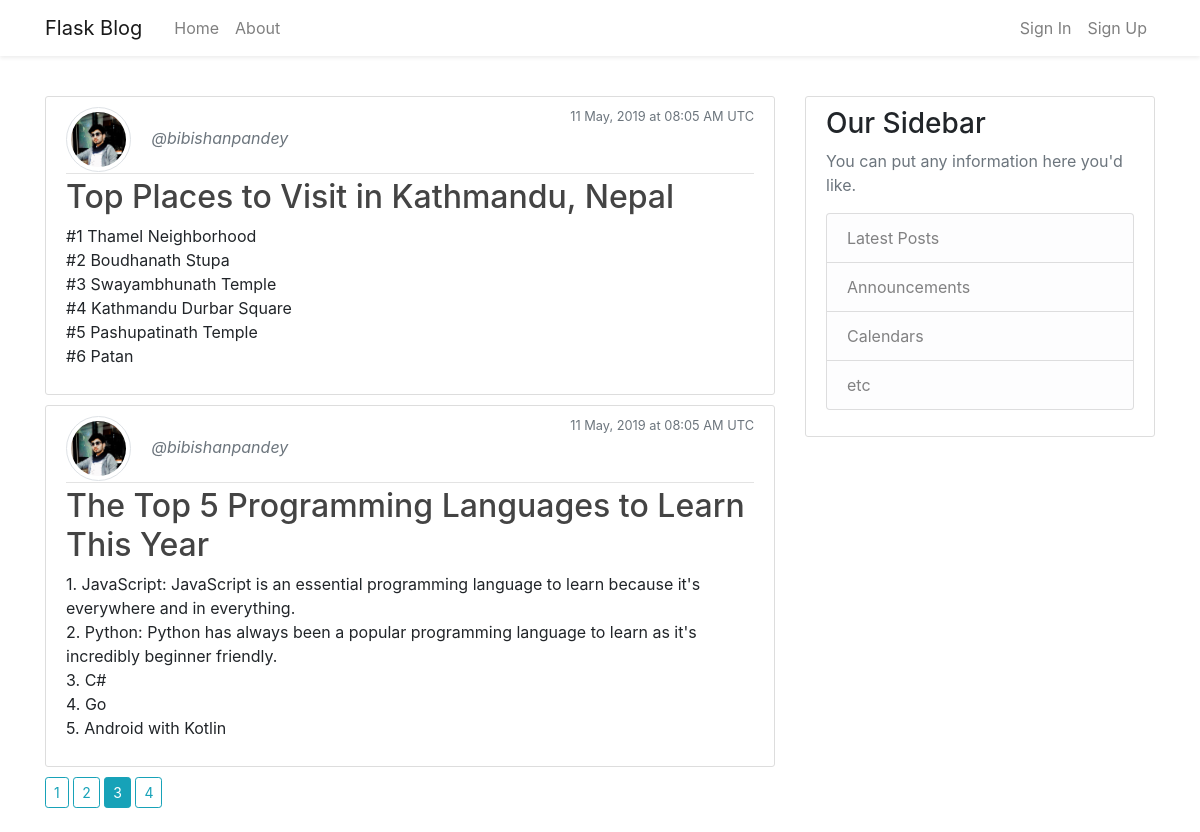
Screenshot of /home?page=3 with the database file from the repository.
### flask_blog/models.py (models this page shows, shortened)
class Post(db.Model):
    id = db.Column(db.Integer, primary_key = True)
    title = db.Column(db.String(100), nullable = False)
    date_posted = db.Column(db.DateTime, nullable = False, default = datetime.utcnow)
    content = db.Column(db.Text, nullable = False)
    user_id = db.Column(db.Integer, db.ForeignKey('user.id'), nullable = False)

class User(db.Model, UserMixin):
    id = db.Column(db.Integer, primary_key = True)
    username = db.Column(db.String(20), unique = True, nullable = False)
    email = db.Column(db.String(120), unique = True, nullable = False)
    image_file = db.Column(db.String(20), nullable = False, default = 'default.png')
    password = db.Column(db.String(60), nullable = False)
    posts = db.relationship('Post', backref = 'author', lazy = True)

### flask_blog/main/routes.py (the view)
@main.route("/")
@main.route("/home")
def home():
    page = request.args.get('page', 1, type = int)
    posts = Post.query.order_by(Post.date_posted.desc()).paginate(page = page, per_page = 2)
    return render_template('home.html', posts = posts)

### flask_blog/templates/home.html
{% extends 'layout.html' %}
{% block content %}
    {% for post in posts.items %}
        <article class="media content-section">
            <div class="media-body">
                <div class="article-metadata">
                    <img class="rounded-circle article-img img-thumbnail" src="{{ url_for('static', filename = 'images/' + post.author.image_file) }}">
                    <a class="mr-2 text-muted font-italic" href="{{ url_for('users.user_posts', username = post.author.username) }}">@{{ post.author.username }}</a>
                    <small class="text-muted float-right">{{ post.date_posted.strftime('%d %B, %Y at %H:%m %p UTC') }}</small>
                </div>
                <h2><a class="article-title" href="{{ url_for('posts.post', post_id = post.id) }}">{{ post.title }}</a></h2>
                <p class="article-content">{{ post.content }}</p>
            </div>
        </article>
    {% endfor %}
    {% for page_num in posts.iter_pages(left_edge=1, right_edge=1, left_current=1, right_current=2) %}
        {% if page_num %}
            {% if posts.page == page_num %}
                <a class="btn btn-sm btn-info mb-4" href="{{ url_for('main.home', page=page_num) }}">{{ page_num }}</a>
            {% else %}
                <a class="btn btn-sm btn-outline-info mb-4" href="{{ url_for('main.home', page = page_num) }}">{{ page_num }}</a>
            {% endif %}
        {% else %}
            ...
        {% endif %}
    {% endfor %}
{% endblock content %}

### flask_blog/static/css/main.css (style rules this page uses)
.content-section { background: #ffffff; padding: 10px 20px; border: 1px solid #dddddd; border-radius: 3px; margin-bottom: 10px; }
.article-title { color: #444444; }
.article-content { white-space: pre-line; }
.article-img { height: 65px; width: 65px; margin-right: 16px; }
.article-metadata { padding-bottom: 1px; margin-bottom: 4px; border-bottom: 1px solid #e3e3e3 }

### rows the page displays
Post: image_file (picture), author.username "bibishanpandey", date_posted "11 May, 2019 at 08:05 AM UTC", title "Top Places to Visit in Kathmandu, Nepal", content "#1 Thamel Neighborhood #2 Boudhanath Stupa #3 Swayambhunath Temple #4 Kathmandu Durbar Square #5 Pashupatinath Temple #6 Patan"
Post: image_file (picture), author.username "bibishanpandey", date_posted "11 May, 2019 at 08:05 AM UTC", title "The Top 5 Programming Languages to Learn This Year", content "1. JavaScript: JavaScript is an essential programming language to learn because it's everywhere and in everything. 2. Python: Python has always been a popular programming language to learn as it's incredibly beginner friendly. 3. C# 4. Go 5. Android with Kotlin"

### other values shown
{{ page_num }} "1" "2" "4"
{{ page_num }} "3"
